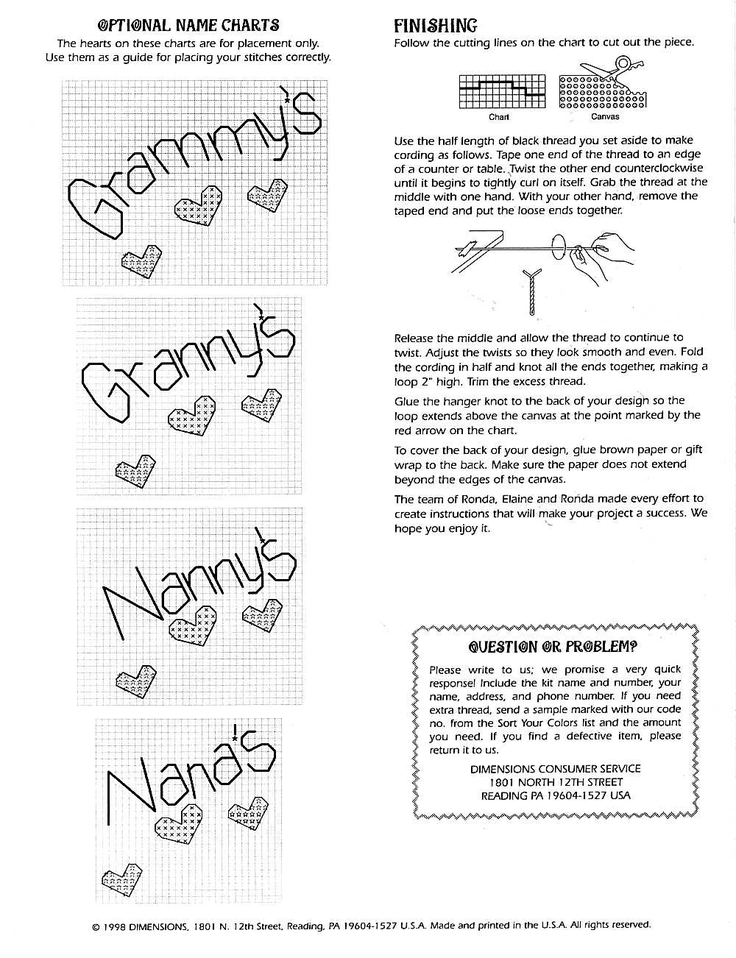
#> input picture images/4.png, 736 x 958 px, shrunk from 1000 x 1302 before the run, found by its file name
$ jupyter execute code.ipynb
#> lines starting #> are read from the running program, lines starting #| are printed output that depends on the picture; after the words box and inside, x2 and y2 are one past the last pixel; in counts of white or black regions, pixels touching at a corner belong together
[cell 1]
import cv2
import numpy as np
path = '4.png'
from matplotlib import pyplot as plt
plt.rcParams["figure.figsize"] = (15, 15)

[cell 2]
def mblur(img, k):
    return cv2.medianBlur(img, k)

def blur(img, k):
    return cv2.GaussianBlur(img,(k,k),cv2.BORDER_DEFAULT)
def thresh(img, t1, t2):
    ret,t = cv2.threshold(img,t1,t2,cv2.THRESH_BINARY_INV)
    return t

def open(img, k = 3):
    kernel = np.ones((k,k),np.uint8)
    return cv2.morphologyEx(img, cv2.MORPH_OPEN, kernel)

def athresh(img):
    return cv2.adaptiveThreshold(img,255,cv2.ADAPTIVE_THRESH_MEAN_C,\
            cv2.THRESH_BINARY,15,15)

def dilate(img, k):
    kernel = np.ones((k,k),np.uint8)
    return cv2.erode(img,kernel,iterations = 1)

def approach1(img):
    return thresh(img, 120, 255)

def approach2(img):
    return mblur(thresh(img, 120, 255))

def custom(img):
    ans = img[:]
    for i in range(img.shape[0]-5):
        for j in range(img.shape[1]-5):
            sub = img[i:i+5, j:j+5][:]
            if len(sub[sub == 255]) <=2:
                ans[i][j] = 0
    return ans

[cell 3]
img = cv2.imread(path, 0)
#> img is the input picture: shape (958, 736); min 0, max 255, mean 237.3

a = img[:]

a = approach1(a)
#> in thresh, `ret,t = cv2.threshold(img,t1,t2,cv2.THRESH_BINARY_INV)`:
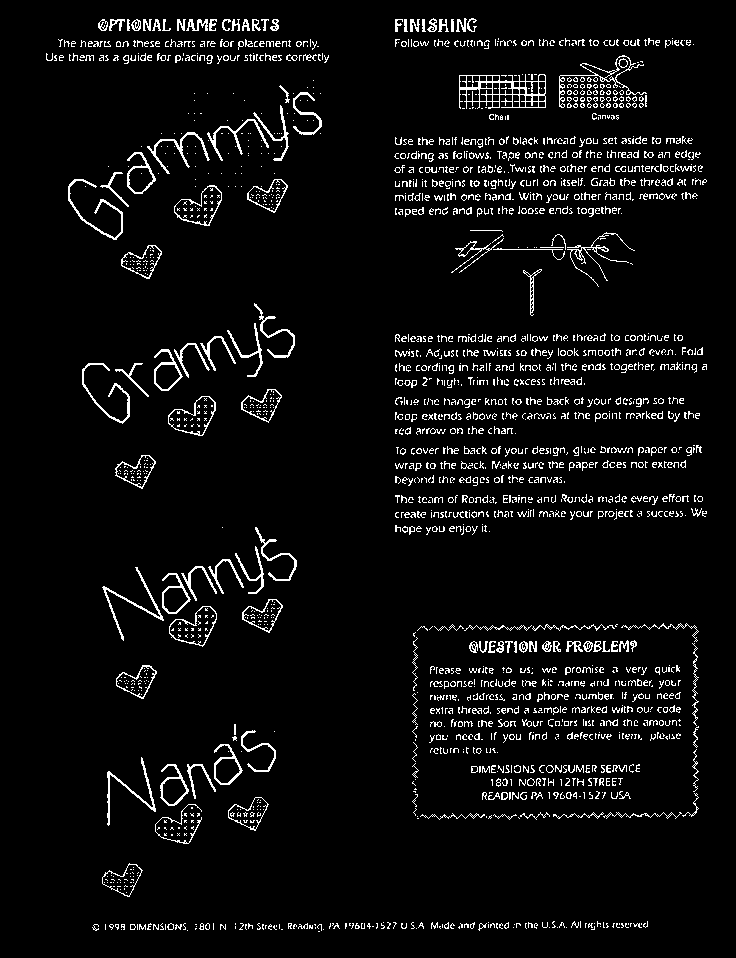
#> t: shape (958, 736); 5.2% white in thin lines or dots, all inside (x1, y1, x2, y2) = (46, 18, 707, 932)
#> in thresh, `ret,t = cv2.threshold(img,t1,t2,cv2.THRESH_BINARY_INV)`: ret = 120

#a = thresh(a, 120, 255)
#a = mblur(a, 3)

b = cv2.bitwise_and(a, img)
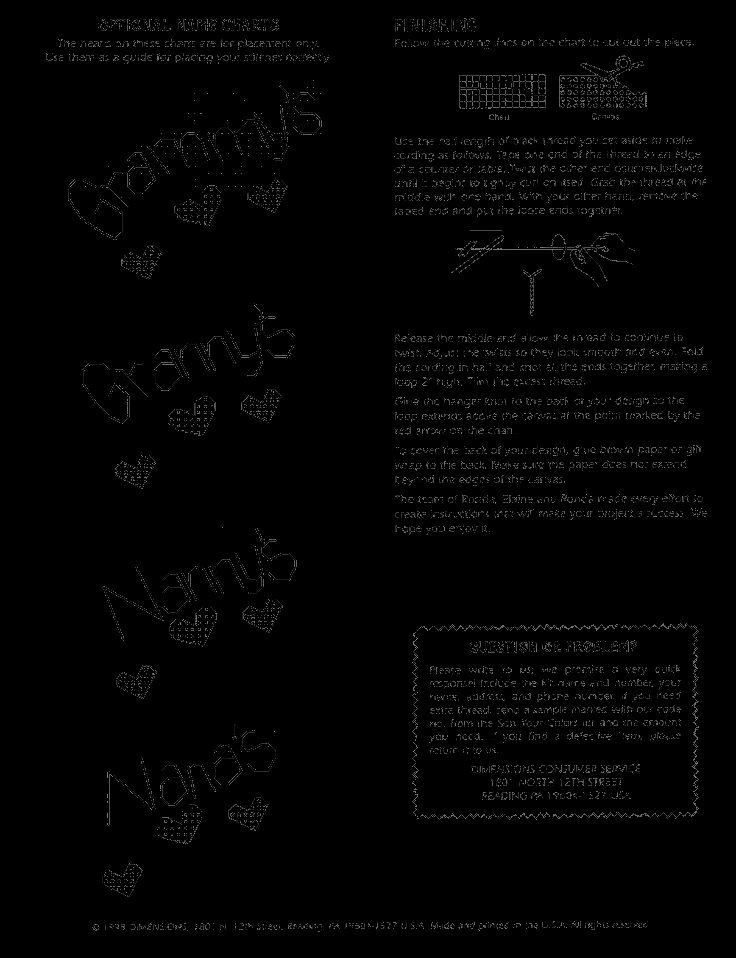
#> b: shape (958, 736); min 0, max 120, mean 2.7
plt.imshow(a, cmap = 'gray')

[cell 4]
plt.imshow(img, cmap = 'gray')

[cell 5]
plt.imshow(a, cmap = 'gray')

[cell 6]
b[a<190] = 255
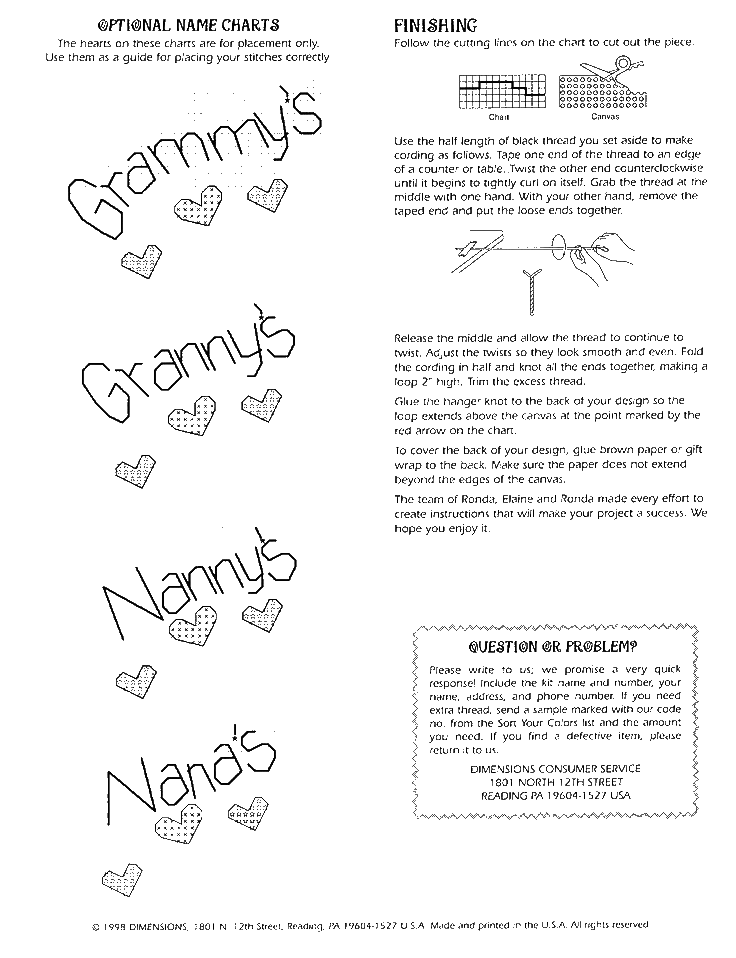
#> b: shape (958, 736); min 0, max 255, mean 244.4
plt.imshow(b, cmap = 'gray')
cv2.imwrite('result.png', b)
#> Out = True

$ run again, with images/2.png copied over images/4.png
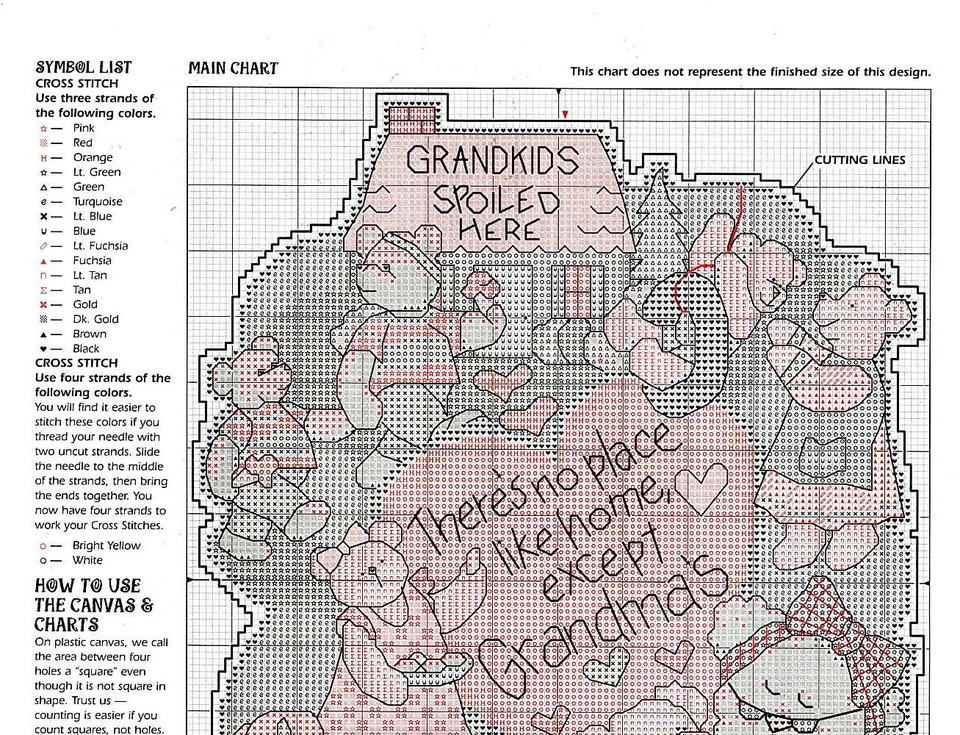
#> input picture images/2.png, 960 x 735 px, shrunk from 1307 x 1000 before the run, found by its file name
#> in thresh, `ret,t = cv2.threshold(img,t1,t2,cv2.THRESH_BINARY_INV)`:
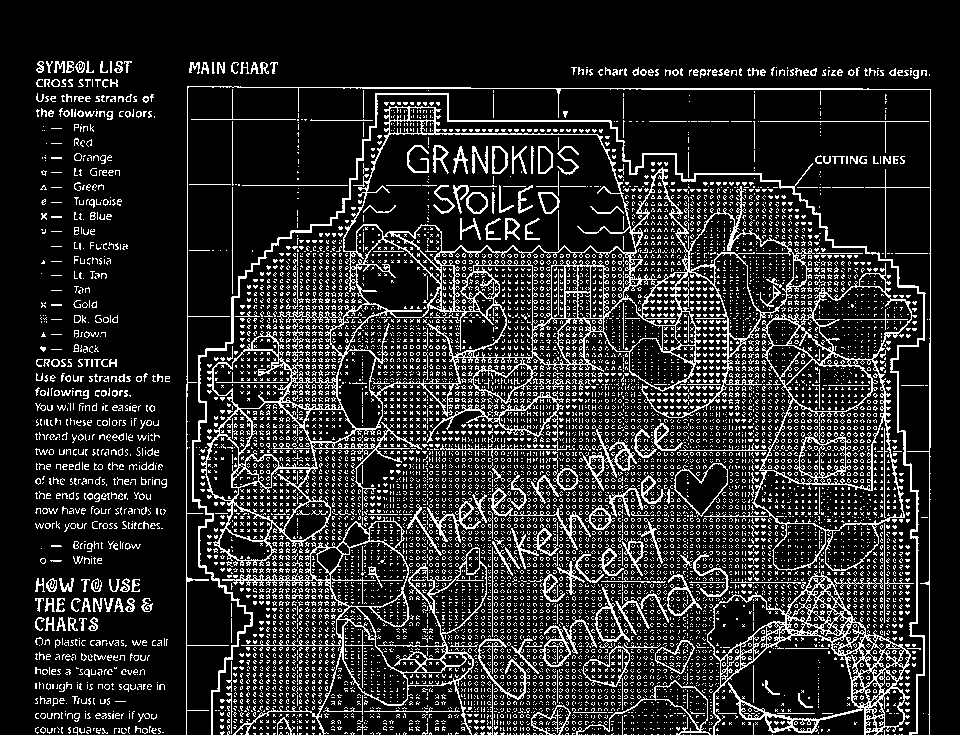
#> t: shape (735, 960); 16.1% white in thin lines or dots, all inside (x1, y1, x2, y2) = (35, 61, 931, 735)
#> ret = 120
#> `b[a<190] = 255`:
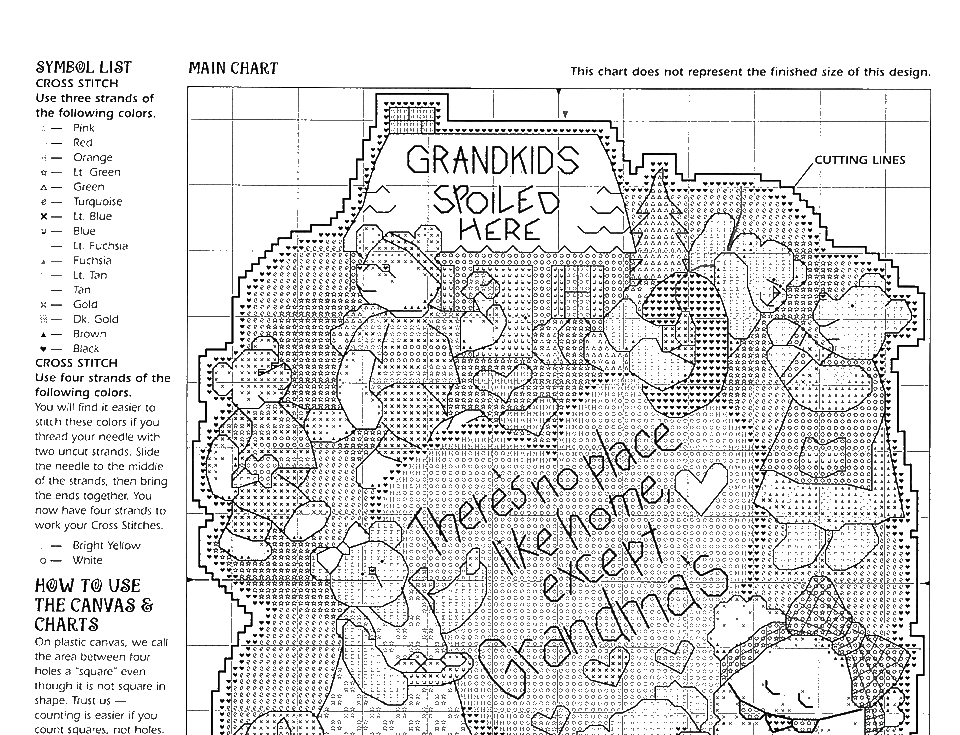
#> b: shape (735, 960); min 0, max 255, mean 223.5
#> Out = True

$ run again, with images/3.png copied over images/4.png
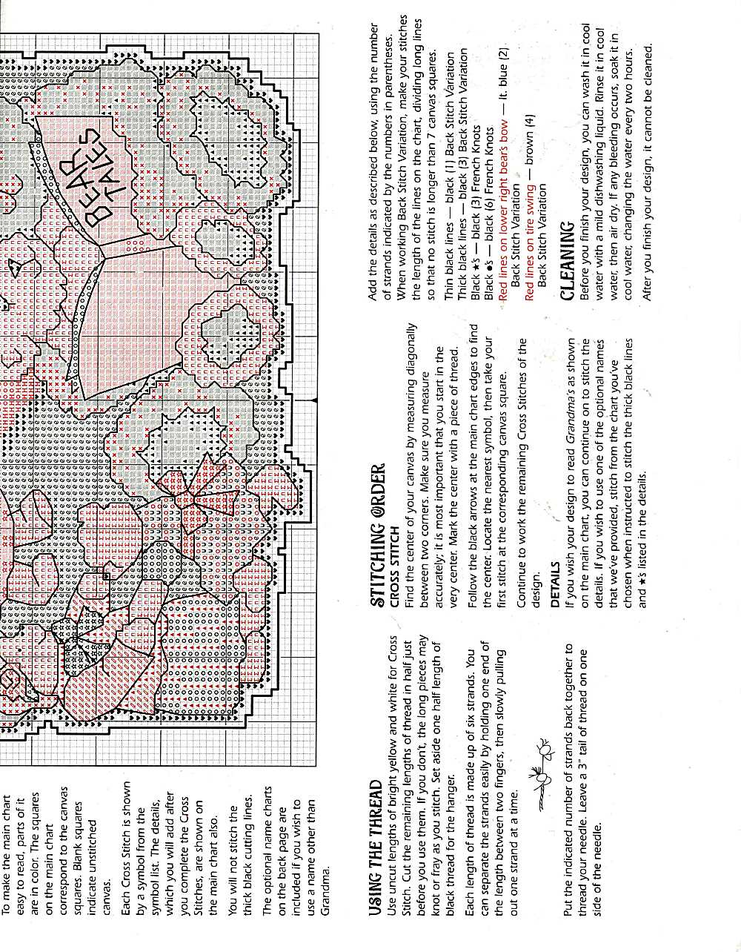
#> input picture images/3.png, 741 x 952 px, shrunk from 1000 x 1284 before the run, found by its file name
#> in thresh, `ret,t = cv2.threshold(img,t1,t2,cv2.THRESH_BINARY_INV)`:
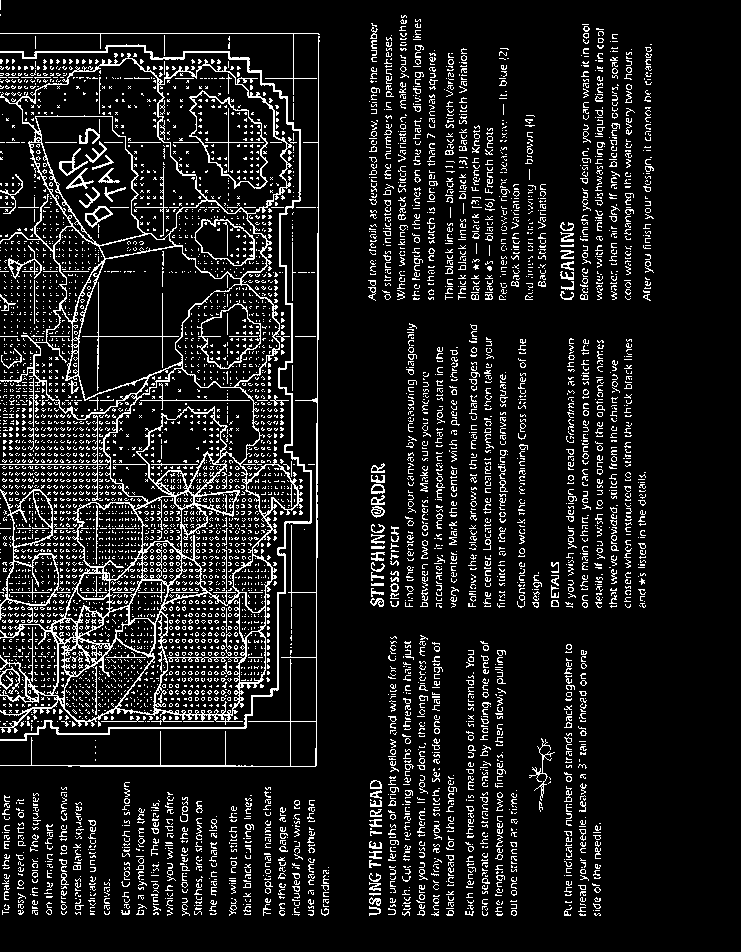
#> t: shape (952, 741); 10.7% white in thin lines or dots, all inside (x1, y1, x2, y2) = (0, 0, 654, 916)
#> ret = 120
#> `b[a<190] = 255`:
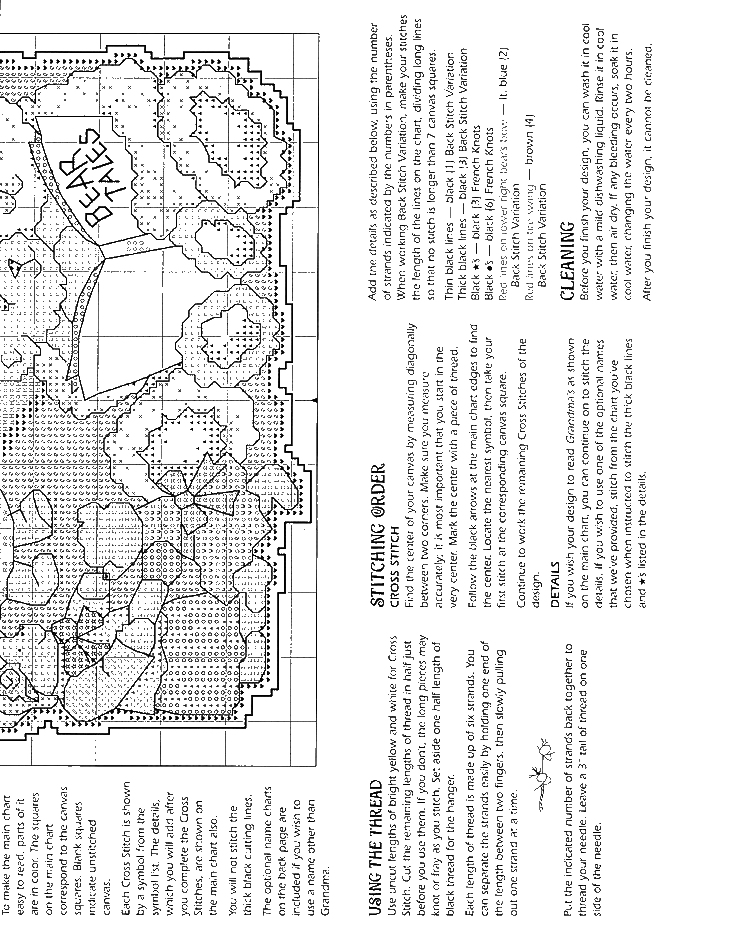
#> b: shape (952, 741); min 0, max 255, mean 233.8
#> Out = True
